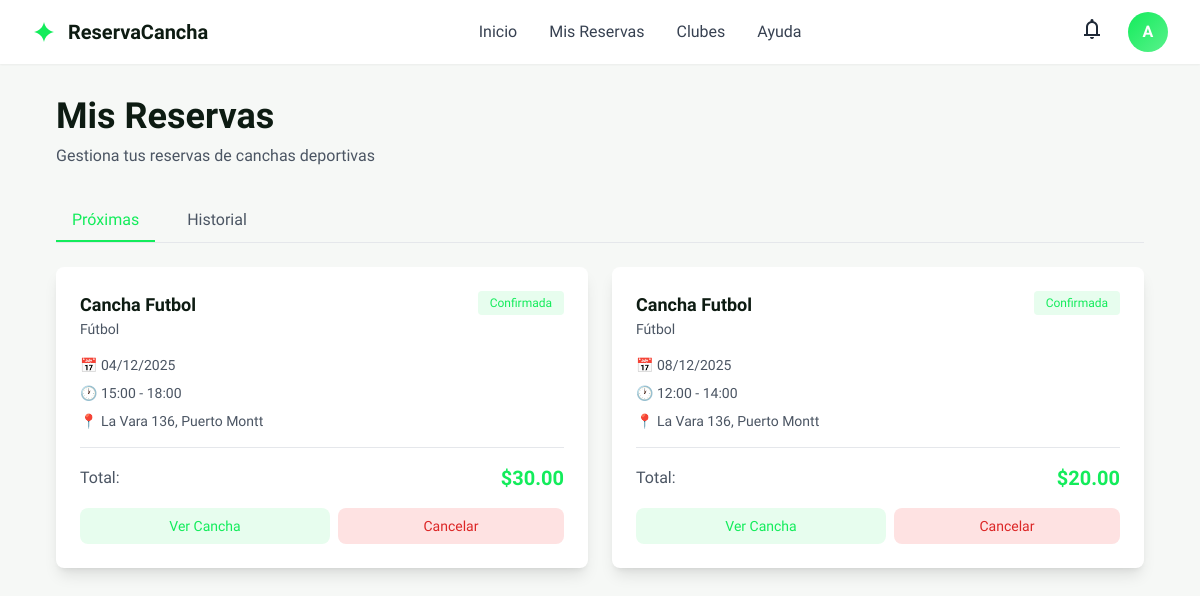
The app's page /home/mis-reservas/ (signed in) with its own data.
### Booking/models.py (models this page shows, shortened)
class Reserva(models.Model):
    ESTADOS = [
        ('pendiente', 'Pendiente'),
        ('confirmada', 'Confirmada'),
        ('completada', 'Completada'),
        ('cancelada', 'Cancelada'),
    ]
    usuario = models.ForeignKey(User, on_delete=models.CASCADE, related_name='reservas')
    cancha = models.ForeignKey(Cancha, on_delete=models.CASCADE, related_name='reservas')
    fecha = models.DateField()
    hora_inicio = models.TimeField()
    hora_fin = models.TimeField()
    estado = models.CharField(max_length=20, choices=ESTADOS, default='pendiente')
    total = models.DecimalField(max_digits=8, decimal_places=2)
    creado = models.DateTimeField(auto_now_add=True)
    actualizado = models.DateTimeField(auto_now=True)
    class Meta:
        ordering = ['-fecha']
        unique_together = ['cancha', 'fecha', 'hora_inicio']

class Cancha(models.Model):
    TIPOS_CANCHA = [
        ('futbol', 'Fútbol'),
        ('tenis', 'Tenis'),
        ('padel', 'Pádel'),
        ('basquetbol', 'Básquetbol'),
        ('voleibol', 'Voleibol'),
    ]
    nombre = models.CharField(max_length=200)
    descripcion = models.TextField()
    tipo = models.CharField(max_length=20, choices=TIPOS_CANCHA)
    ubicacion = models.CharField(max_length=300)
    precio_por_hora = models.DecimalField(max_digits=8, decimal_places=2, validators=[MinValueValidator(0)])
    imagen = models.ImageField(upload_to='canchas/', blank=True, null=True)
    disponible = models.BooleanField(default=True)
    calificacion = models.FloatField(default=0, validators=[MinValueValidator(0), MaxValueValidator(5)])
    total_resenas = models.IntegerField(default=0)
    capacidad = models.IntegerField(default=10)
    creado = models.DateTimeField(auto_now_add=True)
    actualizado = models.DateTimeField(auto_now=True)
    class Meta:
        ordering = ['-creado']
        verbose_name_plural = "Canchas"

### Booking/views.py (the view, shortened to what this page needs)
# urls.py: path('mis-reservas/', views.mis_reservas, name='mis_reservas'),
@login_required(login_url='autenticacion')
def mis_reservas(request):
    tab = request.GET.get('tab', 'proximas')
    busqueda = request.GET.get('busqueda', '')
    reservas_proximas = request.user.reservas.filter(
        fecha__gte=datetime.now().date(),
        estado__in=['confirmada', 'pendiente']
    ).order_by('fecha', 'hora_inicio')
    reservas_historial = request.user.reservas.filter(
        Q(fecha__lt=datetime.now().date()) |
        Q(estado__in=['completada', 'cancelada'])
    ).order_by('-fecha')
    context = {
        'tab': tab,
        'reservas_proximas': reservas_proximas,
        'reservas_historial': reservas_historial,
    }
    return render(request, 'booking/mis_reservas.html', context)

### Booking/templates/booking/mis_reservas.html (shortened to what this page needs)
{% extends 'booking/base.html' %}
{% block content %}
<div class="min-h-screen bg-background-light dark:bg-background-dark">
    <div class="max-w-6xl mx-auto px-4 sm:px-6 lg:px-8 py-8">
        <h1 class="text-4xl font-bold text-[#0d1b12] dark:text-white mb-2">Mis Reservas</h1>
        <p class="text-gray-600 dark:text-gray-400 mb-8">Gestiona tus reservas de canchas deportivas</p>
        <div class="flex gap-4 border-b border-gray-200 dark:border-gray-700 mb-6">
            <a href="{% url 'mis_reservas' %}?tab=proximas"
               class="px-4 py-2 font-medium {% if tab == 'proximas' or not tab %}text-primary border-b-2 border-primary{% else %}text-gray-600 dark:text-gray-400 hover:text-primary{% endif %}">
                Próximas
            </a>
            <a href="{% url 'mis_reservas' %}?tab=historial"
               class="px-4 py-2 font-medium {% if tab == 'historial' %}text-primary border-b-2 border-primary{% else %}text-gray-600 dark:text-gray-400 hover:text-primary{% endif %}">
                Historial
            </a>
        </div>
        {% if tab == 'proximas' or not tab %}
            {% if reservas_proximas %}
                <div class="grid grid-cols-1 md:grid-cols-2 gap-6">
                    {% for reserva in reservas_proximas %}
                        <div class="bg-white dark:bg-[#182c1e] rounded-lg p-6 shadow-lg">
                            <div class="flex justify-between items-start mb-4">
                                <div>
                                    <h3 class="text-lg font-bold text-[#0d1b12] dark:text-white">
                                        {{ reserva.cancha.nombre }}
                                    </h3>
                                    <p class="text-sm text-gray-600 dark:text-gray-400">
                                        {{ reserva.cancha.get_tipo_display }}
                                    </p>
                                </div>
                                <span class="px-3 py-1 bg-primary/10 text-primary text-xs font-medium rounded">
                                    {{ reserva.get_estado_display }}
                                </span>
                            </div>
                            <div class="space-y-2 mb-4 text-sm text-gray-600 dark:text-gray-400">
                                <p>📅 {{ reserva.fecha|date:"d/m/Y" }}</p>
                                <p>🕐 {{ reserva.hora_inicio|time:"H:i" }} - {{ reserva.hora_fin|time:"H:i" }}</p>
                                <p>📍 {{ reserva.cancha.ubicacion }}</p>
                            </div>
                            <div class="border-t border-gray-200 dark:border-gray-700 pt-4 mb-4">
                                <div class="flex justify-between items-center">
                                    <span class="text-gray-600 dark:text-gray-400">Total:</span>
                                    <span class="text-xl font-bold text-primary">${{ reserva.total }}</span>
                                </div>
                            </div>
                            <div class="flex gap-2">
                                <a href="{% url 'detalle_cancha' reserva.cancha.id %}"
                                   class="flex-1 text-center px-3 py-2 bg-primary/10 text-primary rounded-lg hover:bg-primary/20 transition text-sm font-medium">
                                    Ver Cancha
                                </a>
                                <form method="POST" action="{% url 'cancelar_reserva' reserva.id %}" class="flex-1">
                                    <button type="submit" onclick="return confirm('¿Estás seguro de que deseas cancelar esta reserva?')"
                                            class="w-full px-3 py-2 bg-red-100 text-red-600 rounded-lg hover:bg-red-200 transition text-sm font-medium">
                                        Cancelar
                                    </button>
                                </form>
                            </div>
                        </div>
                    {% endfor %}
                </div>
            {% endif %}
        {% endif %}
    </div>
</div>
{% endblock %}

### Booking/templates/booking/base.html (shortened to what this page needs)
<!DOCTYPE html>
<html class="light" lang="es">
<head>
    <script src="https://cdn.tailwindcss.com?plugins=forms,container-queries"></script>
    <script id="tailwind-config">
        tailwind.config = {
            darkMode: "class",
            theme: {
                extend: {
                    colors: {
                        "primary": "#13ec5b",
                        "background-light": "#f6f8f6",
                        "background-dark": "#102216",
                    },
                    fontFamily: {
                        "display": ["Lexend", "sans-serif"]
                    },
                    borderRadius: {"DEFAULT": "0.25rem", "lg": "0.5rem", "xl": "0.75rem", "full": "9999px"},
                },
            },
        }
    </script>
</head>
<body class="bg-background-light dark:bg-background-dark font-display text-gray-800 dark:text-gray-200">
<div class="relative flex h-auto min-h-screen w-full flex-col group/design-root overflow-x-hidden">
    <nav class="bg-white dark:bg-[#182c1e] shadow-sm sticky top-0 z-50">
        <div class="max-w-7xl mx-auto px-4 sm:px-6 lg:px-8">
            <div class="flex justify-between items-center h-16">
                <div class="flex items-center gap-3">
                    <div class="size-6 text-primary">
                        <svg fill="none" viewBox="0 0 48 48" xmlns="http://www.w3.org/2000/svg">
                            <path d="M24 4C25.7818 14.2173 33.7827 22.2182 44 24C33.7827 25.7818 25.7818 33.7827 24 44C22.2182 33.7827 14.2173 25.7818 4 24C14.2173 22.2182 22.2182 14.2173 24 4Z" fill="currentColor"></path>
                        </svg>
                    </div>
                    <a href="{% url 'booking_home' %}" class="text-xl font-bold text-[#0d1b12] dark:text-white">ReservaCancha</a>
                </div>
                <div class="hidden md:flex items-center gap-8">
                    <a href="{% url 'booking_home' %}" class="text-gray-700 dark:text-gray-300 hover:text-primary transition">Inicio</a>
                    <a href="{% url 'mis_reservas' %}" class="text-gray-700 dark:text-gray-300 hover:text-primary transition">Mis Reservas</a>
                    <a href="#" class="text-gray-700 dark:text-gray-300 hover:text-primary transition">Clubes</a>
                    <a href="{% url 'contacto' %}" class="text-gray-700 dark:text-gray-300 hover:text-primary transition">Ayuda</a>
                </div>
                <div class="flex items-center gap-4">
                    <button class="p-2 hover:bg-gray-100 dark:hover:bg-gray-800 rounded-full">
                        <span class="material-symbols-outlined">notifications</span>
                    </button>
                    <div class="relative group">
                        <button class="w-10 h-10 rounded-full bg-gradient-to-br from-primary to-primary/70 text-white font-bold flex items-center justify-center hover:opacity-90">
                            {{ user.username|first|upper }}
                        </button>
                    </div>
                </div>
            </div>
        </div>
    </nav>
    <main class="flex-grow">
        {% block content %}{% endblock %}
    </main>
</div>
</body>
</html>

### Booking/templates/booking/base.html (style rules this page uses)
.material-symbols-outlined { font-variation-settings: 'FILL' 0, 'wght' 400, 'GRAD' 0, 'opsz' 24; }
html { scroll-behavior: smooth; }

### records on screen
Reserva: cancha.nombre "Cancha Futbol", cancha.tipo "Fútbol", estado "Confirmada", fecha "04/12/2025", hora_inicio "15:00", hora_fin "18:00", cancha.ubicacion "La Vara 136, Puerto Montt", total "30.00"
Reserva: cancha.nombre "Cancha Futbol", cancha.tipo "Fútbol", estado "Confirmada", fecha "08/12/2025", hora_inicio "12:00", hora_fin "14:00", cancha.ubicacion "La Vara 136, Puerto Montt", total "20.00"

### other values on screen
{{ user.username|first|upper }} "A"
